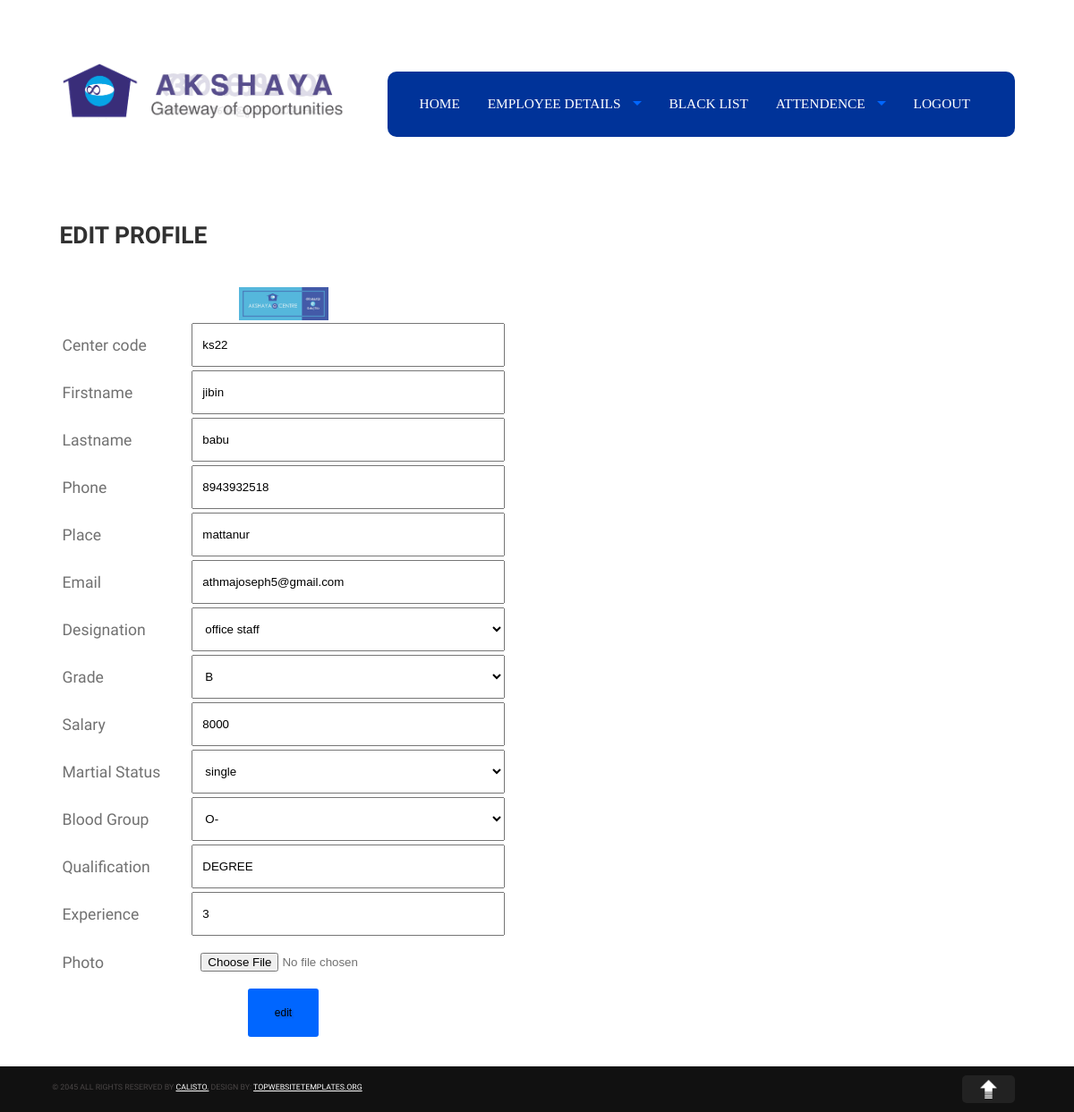
Page /vle/update_staff.php?id=33334 (signed in) on the committed database.
### tables this page shows
CREATE TABLE IF NOT EXISTS `staff_reg` (
  `id` int(112) NOT NULL AUTO_INCREMENT,
  `centercode` varchar(220) NOT NULL,
  `empid` varchar(200) NOT NULL,
  `firstname` varchar(50) NOT NULL,
  `lastname` varchar(20) NOT NULL,
  `phone` varchar(12) NOT NULL,
  `place` varchar(60) NOT NULL,
  `email` varchar(30) NOT NULL,
  `gender` varchar(10) NOT NULL,
  `designation` varchar(30) NOT NULL,
  `grade` varchar(10) NOT NULL,
  `salary` int(10) NOT NULL,
  `martial_status` varchar(10) NOT NULL,
  `blood_group` varchar(10) NOT NULL,
  `qualification` varchar(50) NOT NULL,
  `experience` varchar(20) NOT NULL,
  `password` varchar(10) NOT NULL,
  `photo` varchar(500) NOT NULL,
  `d&t` date NOT NULL,
  PRIMARY KEY (`id`)
);

### vle/update_staff.php (the view, shortened to what this page needs)
<?php
 if(isset($_SESSION['id']))
 {
 ?>
<!DOCTYPE html>
<html>
<head>
<link rel="stylesheet" href="../Tourism Template/css/foundation.min.css">
<link rel="stylesheet" href="../Tourism Template/css/superfish.css">
<link rel="stylesheet" href="../Tourism Template/css/stylesheet.css">
<link rel="stylesheet" type="text/css" href="../Sweet Alerts/sweetalert.css">
</head>
<body>
<div class="header">
  <div class="row">
    <div class="columns large-12">
      <div class="row header-inner">
        <?php
		 include("menu_header.php");
		?>
      </div>
    </div>
  </div>
</div>
<div class="row content-wrapper">
  <div class="columns large-12">
    <div class="row wrapper">
      <div class="columns large-7 content">
        <h1 class="page-title">Edit Profile</h1>
<br />
          <?php
		   $q=mysql_query("select * from staff_reg where id='".$_GET['id']."'");
		   if($a=mysql_fetch_array($q))
		   {
		   ?>
            <form id="contact-form" method="post" action="" enctype="multipart/form-data">
			<table style="width:500px">
			<caption><img src="photo/Photos/<?php echo $a['photo'];?>" height="100" width="100" /></caption>
			<tr>
			<td>Center code</td>
			<td><input type="text" value="<?php echo $a['centercode'];?>" name="txtcentercode"  /></td></tr>
			<tr>
			<td>Firstname</td>
			<td><input type="text" value="<?php echo $a['firstname'];?>" name="txtname"  /></td></tr>
			<tr>  <td>Lastname</td>
			<td> <input type="text" name="txtcentercode" value="<?php echo $a['lastname'];?>" required ></td>
			  </tr>
			  <tr>
			<td >Phone</td>
			<td> <input type="text" name="txtphone" value="<?php echo $a['phone'];?>" required></td>
			</tr>
			 <tr>
			<td >Place</td>
			<td> <input type="text" name="txtplace" value="<?php echo $a['place'];?>" required></td>
			</tr>
			<tr>
			<td >Email</td>
			<td> <input type="email" name="txtemail" value="<?php echo $a['email'];?>" required></td>
			</tr>
			 <tr>
			<td >Designation</td>
			<td> <select name="txtdesignation" id="txtdesignation">
        <option selected="" value=""><?php echo $a['designation'];?></option>
      </select></td></tr>
	  <tr>
			  <td>Grade</td>
			  <td><select name="txtgrade" id="txtgrade">
        <option selected="" value=""><?php echo $a['grade'];?></option>
      </select></td>
			<tr><td>Salary</td>
			<td> <input type="text" name="txtsalary" value="<?php echo $a['salary'];?>" required ></td>
			</tr>
			<tr><td>Martial Status</td>
			<td> <select name="txtmartialstatus" id="txtmartialstatus">
        <option selected="" value=""><?php echo $a['martial_status'];?></option>
      </select></td>
			</tr>
			<tr><td>Blood Group</td>
			<td> <select name="txtbloodgroup" id="txtbloodgroup">
        <option selected="" value=""><?php echo $a['blood_group'];?></option>
      </select></td>
			</tr>
			<tr><td>Qualification</td>
			<td> <input type="text" name="txtqualification" value="<?php echo $a['qualification'];?>" required ></td>
			</tr>
			<tr><td>Experience</td>
			<td> <input type="text" name="txtexperience" value="<?php echo $a['experience'];?>" required ></td>
			</tr>
			  			<tr><td>Photo</td><td>          <input type="file" name="txtfile"  onChange="prev(event)"> <div id="pre"></div></td></tr>
			  <td colspan="4" align="center"><input type="submit" class="button" name="btn1" id="btn" value="Edit" /></td>
			  </tr>
			  </table>
            </form>
		   <?php
		   }
		  ?>
		  </div>
		   <div class="columns large-4">
            <div id="map_canvas"></div>
          </div>
        </div>
      </div>
      <div class="row collapse">
      </div>
    </div>
<div class="credit-row">
  <div class="row">
    <div class="columns large-11 credit"> &copy; 2045 All rights reserved by <a href="#">Calisto.</a> Design by: <a href="http://topwebsitetemplates.org">topwebsitetemplates.org</a></div>
    <div class="columns large-1"> <img src="Tourism Template/images/toparrow.png" alt="" class="scrollToTop"> </div>
  </div>
</div>
</body>
</html>
  <?php
}
else
{
?>
<script type="text/javascript">
window.location.href='../index.php';
</script>
<?php
}
?>

### Tourism Template/css/stylesheet.css (style rules this page uses)
.row { width: 100%; }
body { font-size: 1.1em; line-height: 1.5em; color: #717171; font-family:'Droid Sans', serif; }
h1,h2,h3,h4,h5,h6 { color:rgb(97, 97, 97); font-family: 'Quando', serif; font-size: 1.2em; font-weight: normal; }
h1.page-title { color:rgb(49, 49, 49); text-transform: uppercase; font-size: 1.5em; font-weight: bold; }
input[type="text"], input[type="password"], input[type="date"], input[type="datetime"], input[type="datetime-local"], input[type="month"], input[type="file"],input[type="week"], input[type="email"], input[type="number"], input[type="search"], input[type="tel"], input[type="time"], input[type="url"], input[type="file"], textarea, select { padding: 15px 10px; width:100%; }
a { color: #d97163; }
a.button.read-more, .button { background: #0066FF; text-transform: lowercase; font-size: 12px; border-radius: 3px; border:0; padding: 20px 30px; text-shadow: 2px 2px 2px rgba(0,0,0,.15); cursor:pointer; }
.header { background:#bec676 url('../images/ background:url('../images/frontHeaderBg.jpg') top repeat-x;') top repeat-x; padding: 40px 0 50px 0; }
.row.wrapper { padding: 30px 0; }
#map_canvas { width:100%; height:200px; margin-bottom: 20px; border-radius: 10px; }
.credit-row { background: #111; padding: 10px 0; }
.credit { font-size: .5em; color: #4a4646; text-transform: uppercase; }
.credit a { color: #fff; }
img.scrollToTop { padding:5px 20px; background: #222; border-radius: 5px; cursor: pointer; }

### rows in the picture
staff_reg: photo (picture), txtcentercode "ks22", txtname "jibin", txtcentercode "babu", txtphone "8943932518", txtplace "mattanur", txtemail "athmajoseph5@gmail.com", txtdesignation "office staff", txtgrade "B", txtsalary "8000", txtmartialstatus "single", txtbloodgroup "O-", txtqualification "DEGREE", txtexperience "3"
